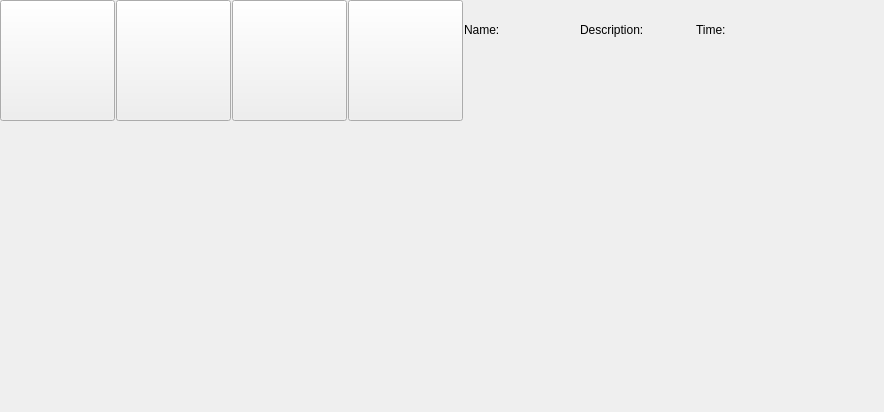
<?xml version="1.0" encoding="UTF-8"?>
<ui version="4.0">
 <class>Timer</class>
 <widget class="QWidget" name="Timer">
  <property name="geometry">
   <rect>
    <x>0</x>
    <y>0</y>
    <width>884</width>
    <height>412</height>
   </rect>
  </property>
  <property name="windowTitle">
   <string>Form</string>
  </property>
  <widget class="QWidget" name="layoutWidget">
   <property name="geometry">
    <rect>
     <x>0</x>
     <y>0</y>
     <width>811</width>
     <height>121</height>
    </rect>
   </property>
   <layout class="QHBoxLayout" name="mainLayout" stretch="0,0,0,0,0,0,0">
    <property name="spacing">
     <number>1</number>
    </property>
    <item>
     <widget class="QPushButton" name="startButton">
      <property name="sizePolicy">
       <sizepolicy hsizetype="Minimum" vsizetype="Minimum">
        <horstretch>0</horstretch>
        <verstretch>0</verstretch>
       </sizepolicy>
      </property>
      <property name="text">
       <string/>
      </property>
      <property name="icon">
       <iconset resource="Resources.qrc">
        <normaloff>:/img/img/start.png</normaloff>:/img/img/start.png</iconset>
      </property>
      <property name="iconSize">
       <size>
        <width>100</width>
        <height>80</height>
       </size>
      </property>
     </widget>
    </item>
    <item>
     <widget class="QPushButton" name="stopButton">
      <property name="sizePolicy">
       <sizepolicy hsizetype="Minimum" vsizetype="Preferred">
        <horstretch>0</horstretch>
        <verstretch>0</verstretch>
       </sizepolicy>
      </property>
      <property name="text">
       <string/>
      </property>
      <property name="icon">
       <iconset resource="Resources.qrc">
        <normaloff>:/img/img/stop.png</normaloff>:/img/img/stop.png</iconset>
      </property>
      <property name="iconSize">
       <size>
        <width>100</width>
        <height>80</height>
       </size>
      </property>
     </widget>
    </item>
    <item>
     <widget class="QPushButton" name="repeatButton">
      <property name="sizePolicy">
       <sizepolicy hsizetype="Minimum" vsizetype="Preferred">
        <horstretch>0</horstretch>
        <verstretch>0</verstretch>
       </sizepolicy>
      </property>
      <property name="text">
       <string/>
      </property>
      <property name="icon">
       <iconset resource="Resources.qrc">
        <normaloff>:/img/img/icon-repeat.png</normaloff>:/img/img/icon-repeat.png</iconset>
      </property>
      <property name="iconSize">
       <size>
        <width>100</width>
        <height>80</height>
       </size>
      </property>
     </widget>
    </item>
    <item>
     <widget class="QPushButton" name="deleteButton">
      <property name="sizePolicy">
       <sizepolicy hsizetype="Minimum" vsizetype="Minimum">
        <horstretch>0</horstretch>
        <verstretch>0</verstretch>
       </sizepolicy>
      </property>
      <property name="text">
       <string/>
      </property>
      <property name="icon">
       <iconset resource="Resources.qrc">
        <normaloff>:/img/img/delete.png</normaloff>:/img/img/delete.png</iconset>
      </property>
      <property name="iconSize">
       <size>
        <width>100</width>
        <height>80</height>
       </size>
      </property>
     </widget>
    </item>
    <item>
     <layout class="QVBoxLayout" name="verticalLayout">
      <item>
       <widget class="QLabel" name="label_3">
        <property name="text">
         <string>Name:</string>
        </property>
       </widget>
      </item>
      <item>
       <widget class="QLabel" name="nameHere">
        <property name="text">
         <string/>
        </property>
       </widget>
      </item>
     </layout>
    </item>
    <item>
     <layout class="QVBoxLayout" name="verticalLayout_2">
      <item>
       <widget class="QLabel" name="label_4">
        <property name="sizePolicy">
         <sizepolicy hsizetype="Minimum" vsizetype="Minimum">
          <horstretch>0</horstretch>
          <verstretch>0</verstretch>
         </sizepolicy>
        </property>
        <property name="contextMenuPolicy">
         <enum>Qt::NoContextMenu</enum>
        </property>
        <property name="text">
         <string>Description:</string>
        </property>
       </widget>
      </item>
      <item>
       <widget class="QLabel" name="descrHere">
        <property name="text">
         <string/>
        </property>
       </widget>
      </item>
     </layout>
    </item>
    <item>
     <layout class="QVBoxLayout" name="verticalLayout_3">
      <item>
       <widget class="QLabel" name="label">
        <property name="text">
         <string>Time:</string>
        </property>
       </widget>
      </item>
      <item>
       <widget class="QLabel" name="timeHere">
        <property name="text">
         <string/>
        </property>
       </widget>
      </item>
     </layout>
    </item>
   </layout>
  </widget>
 </widget>
 <resources>
  <include location="Resources.qrc"/>
 </resources>
 <connections/>
</ui>
